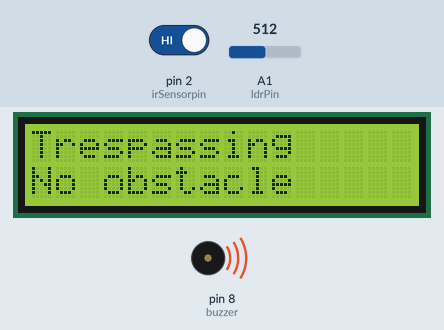
Simulated run of this sketch. Board: Arduino Uno, built with avr-gcc and run on an emulated ATmega328P. On the bench: 16×2 character LCD, buzzer (waves = sounding). Inputs (shaded band) come from the test bench; at power-on: A1 (ldrPin) = 512, pin 2 (irSensorpin) HIGH. What the sketch prints to the serial monitor is not drawn.

Above: at 1.4 s.
1.5 s: A1 (ldrPin) set to 685
4.7 s: A1 (ldrPin) set to 710
At 6.3 s:
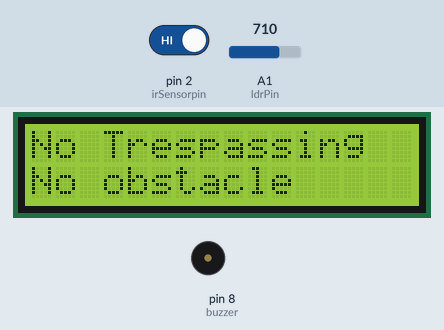
6.6 s: pin 2 (irSensorpin) driven LOW
At 8.3 s:
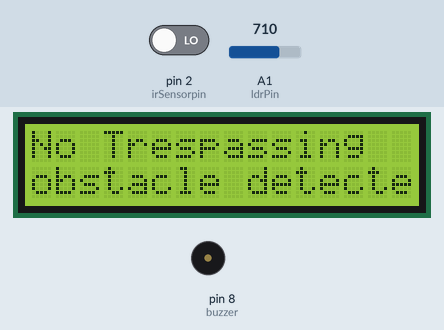
8.6 s: pin 2 (irSensorpin) driven HIGH
At 10.2 s:
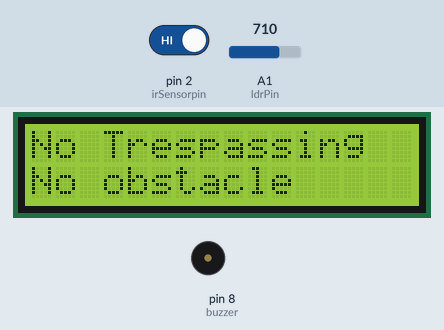
11.8 s: A1 (ldrPin) set to 690
At 12.7 s:
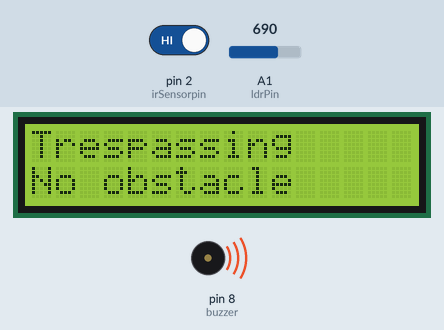
13.3 s: pin 2 (irSensorpin) driven LOW
At 14.0 s:
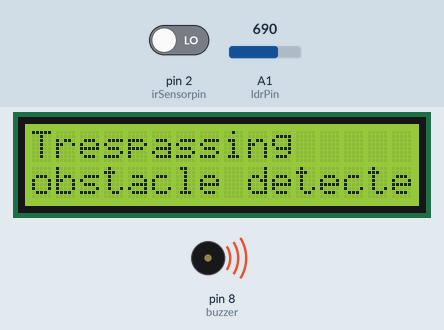
Timing chart, 0 to 16.3 s (numbered marks = the images above; inputs shaded):
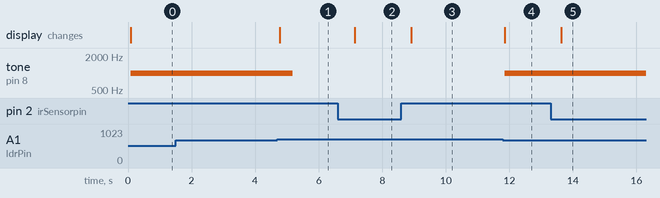

The sketch:

laser_dectector_alarm_final.ino
```cpp
const int irSensorpin = 2;
const int ldrPin = A1;
const int buzzer= 8;
#include <LiquidCrystal_I2C.h>
#include<Wire.h>

LiquidCrystal_I2C lcd(0x27,16,2);

void setup() {

  pinMode(buzzer,OUTPUT);
  pinMode(irSensorpin, INPUT);
  pinMode(ldrPin,  INPUT);
  Serial.begin(9600);
  Wire.begin();
  Wire.setClock(100);
}


void loop() {
  lcd.init();
  lcd.backlight();
  int sensorvalue = digitalRead(irSensorpin);

  if (sensorvalue == LOW) {
   Serial.println("obstacle detected");
   lcd.setCursor(0,1);
  lcd.print("obstacle detected");

  } else {

    Serial.println("No obstacle");
     lcd.setCursor(0,1);
  lcd.print("No obstacle");
  }
int  ldrStatus = analogRead(ldrPin);
Serial.println(ldrStatus);
  //Serial.println(ldrStatus);
   if (ldrStatus <=700) {

      Serial.println("Trespassing");
      lcd.setCursor(0,0);
      lcd.print("Trespassing");
      digitalWrite(buzzer,HIGH);
      tone(buzzer,1000,1000);
    }
    else {

      Serial.println("No Trespassing");
       lcd.setCursor(0,0);
       lcd.print("No Trespassing");
       digitalWrite(buzzer,LOW);
    }
  delay(500);

}
```

Measured:
- the behaviour switches between 700 and 701 on A1 (ldrPin) (found by bisection; images 0 and 1)
- after the input at 1.5 s, every drawn part: stays the same
- after the input at 4.7 s, tone on pin 8 (buzzer): 1000 Hz → silent after 0.49 s; the display: changes after 0.08 s (image 1)
- after the input at 6.6 s, the display: changes after 0.54 s (image 2)
- after the input at 8.6 s, the display: changes after 0.32 s (image 3)
- after the input at 11.8 s, tone on pin 8 (buzzer): silent → 1000 Hz after 0.06 s; the display: changes after 0.06 s (image 4)
- after the input at 13.3 s, the display: changes after 0.33 s (image 5)
